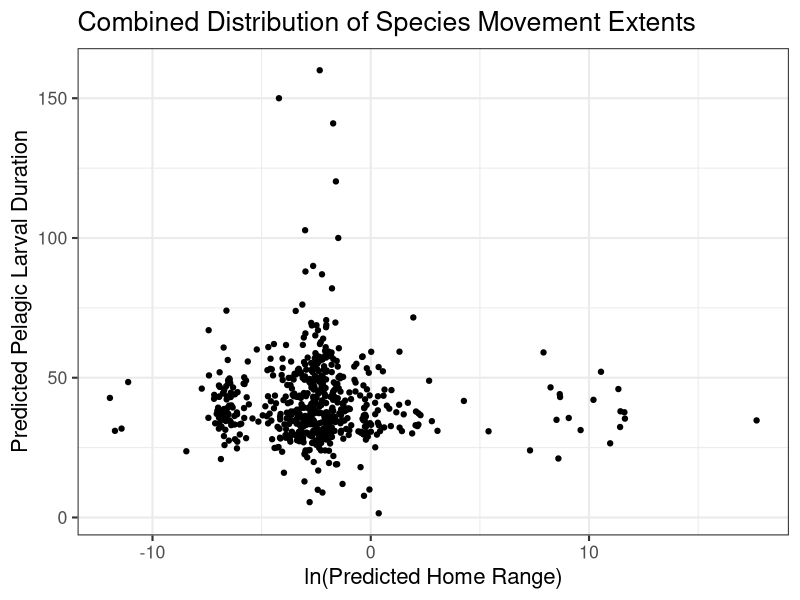

Reproduce this figure in R. (Note: this script raises an error after producing the figure.)
## ---- chunk 1
knitr::opts_chunk$set(echo = TRUE, message = FALSE, warning = FALSE)

library(tidyverse)
library(patchwork)
library(cowplot)
library(ggpubr)
library(ggrepel)
## ---- chunk 2
fishbase_data <- read_csv(here::here("01_data", "02_processed_data", "fishbase_data.csv"))

filled_data <- read_csv(here::here("01_data", "02_processed_data", "filled_data.csv"))

filled_data2 <- read_csv(here::here("01_data", "02_processed_data", "filled_data2.csv")) %>%
  mutate_if(is.character, as.factor)
## ---- chunk 3
# homerange vs PLD
fishbase_data_gmm <- filled_data2 %>%
  mutate(class2 = as.factor(class2))

hr_hist <- ggplot(fishbase_data_gmm, aes(log(home_range))) +
  geom_histogram() +
  theme_bw(base_size = 16) +
  labs(
    y = "Count",
    x = "ln(Predicted Home Range)"
  ) +
  ggtitle("Individual Distributions of Species Movement Extents")

pld_hist <- ggplot(fishbase_data_gmm, aes(pld)) +
  geom_histogram() +
  theme_bw(base_size = 16) +
  labs(
    y = "Count",
    x = "Predicted Pelagic Larval Duration"
  )

dist_plot <- (hr_hist / pld_hist)

p1 <- ggplot(fishbase_data_gmm, aes(log(home_range), pld)) +
  geom_jitter() +
  theme_bw(base_size = 16) +
  labs(
    y = "Predicted Pelagic Larval Duration",
    x = "ln(Predicted Home Range)"
  ) +
  ggtitle("Combined Distribution of Species Movement Extents")

p1



# gmm plot


# example_fish <- filled_data2 %>%
#   select(species, fb_name, class2, class3, magnitude_homerange, month_pld) %>%
#   filter(fb_name %in% c(
#     "Hogfish", "Yellow snapper", "Blackfin tuna", "Humphead wrasse", "Pacific red snapper",
#     "Giant seabass", "Lemon sole", "Chum salmon", "Pacific ocean perch", "Atlantic herring",
#     "Atlantic cod", "Haddock", "Atlantic salmon", "California sheephead", "Black seabream",
#     "Blue marlin", "Yellowfin tuna", "Swordfish"
#     # "Blackhead seabream", "Pink salmon", "Coho salmon", "Ghost shark", "Pollack", "Polar cod", "Sockeye salmon", "Chinook salmon"
#   ))


gmm_new_fig <- ggplot(fishbase_data_gmm, aes(magnitude_homerange, month_pld)) +
  theme_bw(base_size = 16) +
  labs(
    x = "Predicted Home Range Magnitude",
    y = "Predicted Pelgaic Larval Duration Month",
    color = "Cohort (Homerange/PLD)"
  ) +
  ylim(-0.1,6) +
  theme(legend.position = "bottom") +
  scale_color_viridis_d() +
  geom_label_repel(
    data = subset(fishbase_data_gmm, fb_name %in% c("Hogfish", "Yellow snapper", "Blackfin tuna")),
    aes(label = fb_name, color = class2),
    vjust = "outward", hjust = "outward",
    min.segment.length = 0.5,
    nudge_y = -1,
    show.legend = FALSE
  ) +
  geom_label_repel(
    data = subset(fishbase_data_gmm, fb_name %in% c("Chocolate hind", "Lingcod", "Nassau grouper")),
    aes(label = fb_name, color = class2),
    hjust = "inward",
    min.segment.length = 0.5,
    box.padding = 0.3,
    nudge_x = -2, nudge_y = -0.8,
    show.legend = FALSE
  ) +
  geom_label_repel(
    data = subset(fishbase_data_gmm, fb_name %in% c("Lemon sole", "North Pacific hake", "Yellowstripe goatfish")),
    aes(label = fb_name, color = class2),
    vjust = "outward", hjust = "outward",
    min.segment.length = 0.5,
    nudge_x = -1, nudge_y = 0.8,
    show.legend = FALSE
  ) +
  geom_label_repel(
    data = subset(fishbase_data_gmm, fb_name %in% c("Atlantic herring", "Atlantic cod", "Summer flounder")),
    aes(label = fb_name, color = class2),
    vjust = "outward", hjust = "outward",
    min.segment.length = 0.5,
    nudge_y = 0,
    show.legend = FALSE
  ) +
  geom_label_repel(
    data = subset(fishbase_data_gmm, fb_name %in% c("Great barracuda", "Giant trevally", "Black seabream")),
    aes(label = fb_name, color = class2),
    vjust = "outward", hjust = "outward",
    min.segment.length = 0.5,
    nudge_y = 1, nudge_x = 0.3,
    show.legend = FALSE
  ) +
  geom_label_repel(
    data = subset(fishbase_data_gmm, fb_name %in% c("Common snook", "Yellowfin tuna", "Swordfish")),
    aes(label = fb_name, color = clas2),
    color = "goldenrod1",
    vjust = "outward", hjust = "outward",
    min.segment.length = 30,
    nudge_y = -0.5,
    show.legend = FALSE
  ) +
  geom_jitter(aes(color = class2)) +
  ggtitle("Cohorts and Distribution of Scaled Species Movement Extents")

gmm_new_fig
#ggsave(gmm_new_fig, file = paste0("gmm_fig.png"), path = here::here("04_figs"), height = 8, width = 15)


# panel
gmm_panel <- (dist_plot | p1) / gmm_new_fig +
  plot_annotation(tag_levels = "A") +
  plot_layout(heights = c(3,4))

gmm_panel
#ggsave(gmm_panel, file = paste0("gmm_panel.pdf"), path = here::here("04_figs", "final_figs"), height = 10, width = 15)

## ---- chunk 4
missing <- miss_var_summary(fishbase_data)
missing2 <- miss_var_summary(filled_data)
missing3 <- miss_var_summary(filled_data2)

missing_fishbase_data <- fishbase_data %>% 
  dplyr::select(
    oxygen_cons, temp_range, dev_place, temp_min, temp_max,
    longevity_wild, temp_preferred, iucn_category, food_i,
  ) %>%
  rename(
    "Oxygen Consumption Rate" = oxygen_cons,
    "Temperature Range" = temp_range,
    "Place of Development" = dev_place,
    "Maximum Recorded Lifespan" = longevity_wild,
    "Optimal Temperature" = temp_preferred,
    "IUCN Category" = iucn_category,
    "Diet Items" = food_i,
    "Minimum Temperature" = temp_min,
    "Maximum Temperature" = temp_max,
  )

m1 <- gg_miss_var(missing_fishbase_data) +
  theme_bw(base_size = 16) +
  labs(y = "Missing Data Before Fills", x = "") +
  theme(axis.title.x = element_text(vjust = -1))
m1

missing_filled_data <- filled_data %>% 
  dplyr::select(
    oxygen_cons, temp_range, temp_min, temp_max,
    longevity_wild, temp_preferred, iucn_category, food_i,
  ) %>%
  rename(
    "Oxygen Consumption Rate" = oxygen_cons,
    "Temperature Range" = temp_range,
    "Maximum Recorded Lifespan" = longevity_wild,
    "Optimal Temperature" = temp_preferred,
    "IUCN Category" = iucn_category,
    "Diet Items" = food_i,
    "Minimum Temperature" = temp_min,
    "Maximum Temperature" = temp_max,
  )

m2 <- gg_miss_var(missing_filled_data) + # figure showing the missing data
  theme_bw(base_size = 16) +
  labs(y = "Missing Data After Genus-Level Fill", x = "Variable") +
  theme(axis.title.x = element_text(vjust = -1))
m2

missing_data <- filled_data2 %>%
  dplyr::select(
    oxygen_cons, temp_range, dev_place,
    longevity_wild, temp_preferred, iucn_category
  ) %>%
  rename(
    "Oxygen Consumption Rate" = oxygen_cons,
    "Temperature Range" = temp_range,
    "Place of Development" = dev_place,
    "Maximum Recorded Lifespan" = longevity_wild,
    "Optimal Temperature" = temp_preferred,
    "IUCN Category" = iucn_category
  )

m3 <- gg_miss_var(missing_data) +
  theme_bw(base_size = 16) +
  labs(y = "Missing Data After Family-Level Fill", x = "") +
  theme(axis.title.x = element_text(vjust = -1))
m3

missing_fig <- (m1 / m2 / m3) +
  plot_annotation(tag_levels = "A") &
  theme_bw(base_size = 16)
missing_fig

#ggsave(missing_fig, file = paste0("missing_data.pdf"), path = here::here("04_figs", "final_figs"), height = 12, width = 8)

## ---- chunk 5
# continuous

plot_data <- filled_data2 %>%
  mutate(
    class2 = as.factor(class2),
    class3 = as.factor(class3),
    order = as.factor(order)
  )

response <- "class2"
expl_cont <- c(
  "temp_preferred", "fecundity_mean",
  "longevity_wild", "sp_richness", "length", "kfin",
  "r_fin", "diet_troph3", "oxygen_cons", "temp_range"
)

box_data <- function(x, y) {
  ggplot(plot_data, aes(x = .data[[y]], y = .data[[x]])) +
    geom_boxplot(aes(color = .data[[y]])) +
    theme_bw() +
    coord_flip() +
    labs(
      x = "Movement Class",
      color = "Class (Homerange/PLD)"
    ) +
    scale_color_viridis_d()
}

# plots_cont <- map(expl_cont, ~ box_data(.x, "class2"))
# plots_cont
## ---- chunk 6

# significant panel
temp_plot <- box_data(x = "temp_preferred", y = "class2") +
  labs(y = "Optimal Temperature", x = "") +
  scale_x_discrete(position = "top") +
  theme(axis.text.y = element_blank())
length_plot <- box_data(x = "length", y = "class2") +
  labs(y = "Length", x = "Movement Class") +
  scale_x_discrete(position = "top")
long_plot <- box_data(x = "longevity_wild", y = "class2") +
  labs(y = "Longevity", x = "Movement Class") +
  scale_x_discrete(position = "top")
diet_plot <- box_data(x = "diet_troph3", y = "class2") + 
  labs(y = "Trophic Level", x = "") +
  scale_x_discrete(position = "top") +
  theme(axis.text.y = element_blank())


kfin_plot <- box_data(x = "kfin", y = "class2") + 
  labs(y = "Carrying Capacity", x = "Movement Class") +
  scale_x_discrete(position = "top") +
  theme(axis.title.x = element_text(vjust = 0))
r_fin_plot <- box_data(x = "r_fin", y = "class2") + stat_kruskal_test(label.y = 1, label.x = 6, position = "jitter") +
  labs(y = "Growth Rate", x = "Movement Class")
oxygen_plot <- box_data(x = "oxygen_cons", y = "class2") + stat_kruskal_test(label.y = 2000, label.x = 6, position = "jitter") +
  labs(y = "Oxygen Consumption", x = "Movement Class")
temp_range_plot <- box_data(x = "temp_range", y = "class2") + stat_kruskal_test(label.y = 20, label.x = 3.5, position = "jitter") +
  labs(y = "Temperature Range", x = "Movement Class") + theme(axis.title.y = element_blank(), axis.text.y = element_blank())
fecund_plot <- box_data(x = "fecundity_mean", y = "class2") + stat_kruskal_test(label.y = 1000000, label.x = 5.5, position = "jitter") +
  labs(y = "Mean Fecundity", x = "Movement Class")
sp_rich_plot <- box_data(x = "sp_richness", y = "class2") + stat_kruskal_test(label.y = 1100, position = "jitter") +
  labs(y = "Species Richness", x = "Movement Class") + theme(axis.title.y = element_blank(), axis.text.y = element_blank())


numeric_panel <- ((temp_plot | length_plot) /
  (long_plot | diet_plot) /
  (r_fin_plot | kfin_plot) /
  (fecund_plot | sp_rich_plot) /
  (oxygen_plot | temp_range_plot)) +
  plot_layout(guides = "collect") + plot_annotation(tag_levels = "A")

numeric_panel
# ggsave(numeric_panel, file = paste0("numeric_panel.png"), path = here::here("04_figs", "individual_plots", "numeric"), height = 21, width = 14)

individual_panel <- ((temp_plot | length_plot) / (diet_plot | long_plot)) +
  plot_layout(guides = "collect") +
  plot_annotation(tag_levels = "A") +
  theme_bw(base_size = 16) &
  theme(legend.position = "none")

individual_panel

#ggsave(individual_panel, file = paste0("individual_panel.pdf"), path = here::here("04_figs", "final_figs"), height = 8, width = 13)

## ---- chunk 7
ggsave(temp_plot, file = paste0("temp_plot.png"), path = here::here("04_figs", "individual_plots", "numeric"), height = 10, width = 10)
ggsave(fecund_plot, file = paste0("fecund_plot.png"), path = here::here("04_figs", "individual_plots", "numeric"), height = 10, width = 10)
ggsave(long_plot, file = paste0("long_plot.png"), path = here::here("04_figs", "individual_plots", "numeric"), height = 10, width = 10)
ggsave(sp_rich_plot, file = paste0("sp_rich_plot.png"), path = here::here("04_figs", "individual_plots", "numeric"), height = 10, width = 10)
ggsave(length_plot, file = paste0("length_plot.png"), path = here::here("04_figs", "individual_plots", "numeric"), height = 10, width = 10)
ggsave(kfin_plot, file = paste0("kfin_plot.png"), path = here::here("04_figs", "individual_plots", "numeric"), height = 10, width = 10)
ggsave(r_fin_plot, file = paste0("r_fin_plot.png"), path = here::here("04_figs", "individual_plots", "numeric"), height = 10, width = 10)
ggsave(diet_plot, file = paste0("diet_plot.png"), path = here::here("04_figs", "individual_plots", "numeric"), height = 10, width = 10)
ggsave(oxygen_plot, file = paste0("oxygen_plot.png"), path = here::here("04_figs", "individual_plots", "numeric"), height = 10, width = 10)
ggsave(temp_range_plot, file = paste0("temp_range_plot.png"), path = here::here("04_figs", "individual_plots", "numeric"), height = 10, width = 10)
## ---- chunk 8
# categorical

expl_cat <- c(
  "climate", "body_shape_i", "dev_place", "movement_keyword",
  "demers_pelag", "iucn_category",
  "circadian", "food_mode", "ocean", "basin"
)

scatter_data <- function(x, y) {
  ggplot(plot_data, aes(x = .data[[x]], y = .data[[y]])) +
    geom_jitter(aes(color = .data[[y]])) +
    theme_bw() +
    labs(
      y = "Movement Class",
      color = "Class (homerange/PLD)"
    ) +
    scale_color_viridis_d() +
    theme(axis.text.x = element_text(angle = 40, hjust = 1))
}

# plots_cat <- map(expl_cat, ~ scatter_data(.x, "class2"))
# plots_cat
## ---- chunk 9
body_plot <- scatter_data(x = "body_shape_i", y = "class2")
dev_plot <- scatter_data(x = "dev_place", y = "class2")
movement_plot <- scatter_data(x = "movement_keyword", y = "class2")
demers_plot <- scatter_data(x = "demers_pelag", y = "class2")
iucn_plot <- scatter_data(x = "iucn_category", y = "class2")
food_plot <- scatter_data(x = "food_mode", y = "class2")


ggsave(climate_plot, file = paste0("climate_plot.png"), path = here::here("04_figs", "individual_plots", "categorical"), height = 10, width = 10)
ggsave(body_plot, file = paste0("body_plot.png"), path = here::here("04_figs", "individual_plots", "categorical"), height = 10, width = 10)
ggsave(dev_plot, file = paste0("dev_plot.png"), path = here::here("04_figs", "individual_plots", "categorical"), height = 10, width = 10)
ggsave(movement_plot, file = paste0("movement_plot.png"), path = here::here("04_figs", "individual_plots", "categorical"), height = 10, width = 10)
ggsave(demers_plot, file = paste0("demers_plot.png"), path = here::here("04_figs", "individual_plots", "categorical"), height = 10, width = 10)
ggsave(iucn_plot, file = paste0("iucn_plot.png"), path = here::here("04_figs", "individual_plots", "categorical"), height = 10, width = 10)
ggsave(food_plot, file = paste0("food_plot.png"), path = here::here("04_figs", "individual_plots", "categorical"), height = 10, width = 10)
